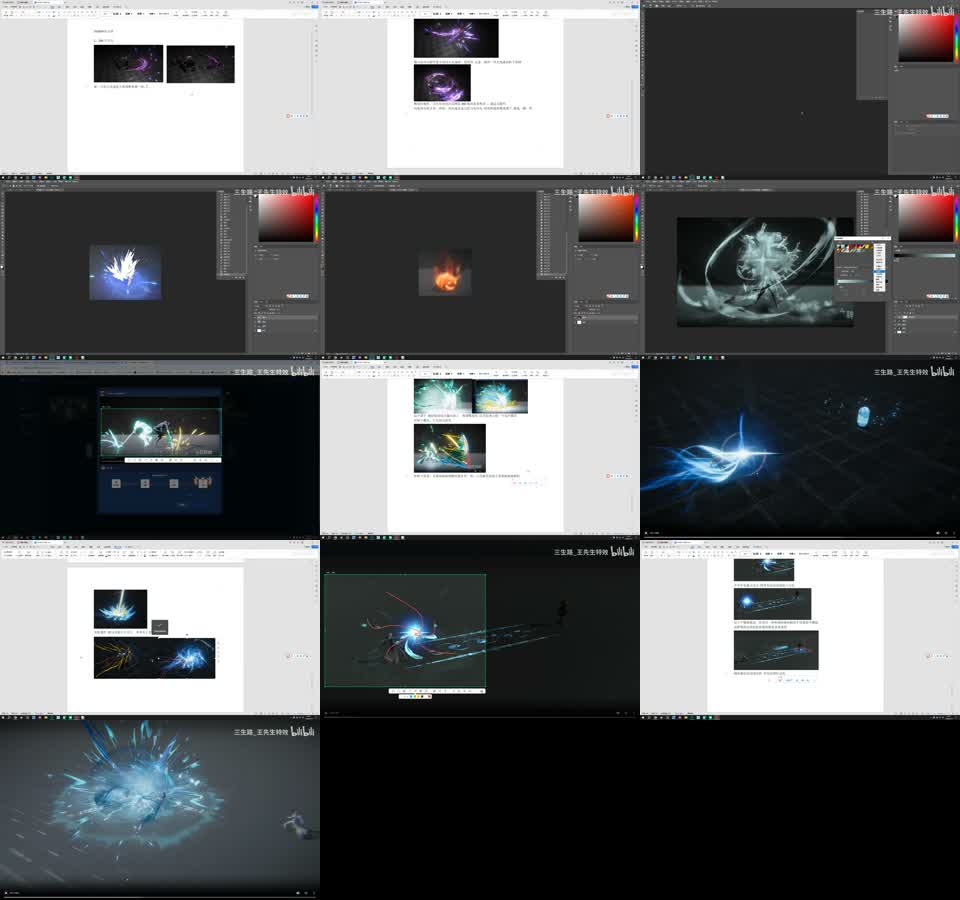
#> input picture knowledge/sources/SRC-2026-001/storyboard.jpg, 960 x 900 px
$ python -i texture_tagger.py   (imports and definitions only)
#> lines starting #> are read from the running program, lines starting #| are printed output that depends on the picture
from __future__ import annotations

import argparse
import json
import math
import re
from dataclasses import dataclass
from pathlib import Path
from typing import Any, Iterable

try:
    from PIL import Image, ImageStat
except ImportError:  # pragma: no cover - exercised only when Pillow is unavailable
    Image = None
    ImageStat = None

TEXTURE_EXTENSIONS = {".png", ".jpg", ".jpeg", ".tga", ".dds", ".tif", ".tiff", ".bmp", ".exr"}

KEYWORD_TAGS: tuple[tuple[str, tuple[str, ...]], ...] = (
    ("semantic.slash", ("slash", "blade", "knife", "knifelight", "刀光", "daoguang")),
    ("semantic.trail", ("trail", "streak", "拖尾", "轨迹")),
    ("semantic.mask", ("mask", "alpha", "遮罩")),
    ("semantic.noise", ("noise", "perlin", "voronoi", "distortion", "dissolve", "噪声", "扰动", "扭曲", "niuqu")),
    ("semantic.gradient", ("gradient", "ramp", "colorbar", "渐变")),
    ("semantic.ring", ("ring", "circle", "环", "圆")),
    ("semantic.magic_circle", ("magiccircle", "magic_circle", "magic-circle", "rune", "symbol", "法阵")),
    ("semantic.spark", ("spark", "star", "flare", "glow", "flash", "火星", "光点")),
    ("semantic.fire", ("fire", "flame", "huo", "火焰")),
    ("semantic.smoke", ("smoke", "cloud", "dust", "烟", "雾")),
    ("semantic.lightning", ("lightning", "thunder", "electric", "闪电", "雷")),
)


@dataclass(frozen=True)
class TextureTagConfig:
    resource_root: Path
    assets_jsonl: Path
    output_jsonl: Path
    query: str = ""
    limit: int | None = None
    inspect_pixels: bool = True


# [37 lines left out: functions _matches_query, _path_keyword_tags, _geometry_tags, not called in this run]


def _pixel_tags(path: Path) -> tuple[list[str], dict[str, float | int | str]]:
    if Image is None or ImageStat is None:
        return ["analysis.pillow_missing"], {"analysis_error": "Pillow is not available"}
    try:
        with Image.open(path) as image:
#> image is the input picture: PIL image 960x900 RGB; mean R, G, B 95.6, 97.8, 99.2
            image = image.convert("RGBA")
#> image: PIL image 960x900 RGBA
            width, height = image.size
#> width = 960; height = 900
            alpha = image.getchannel("A")
#> alpha: PIL image 960x900 L; every value is 255
            luminance = image.convert("L")
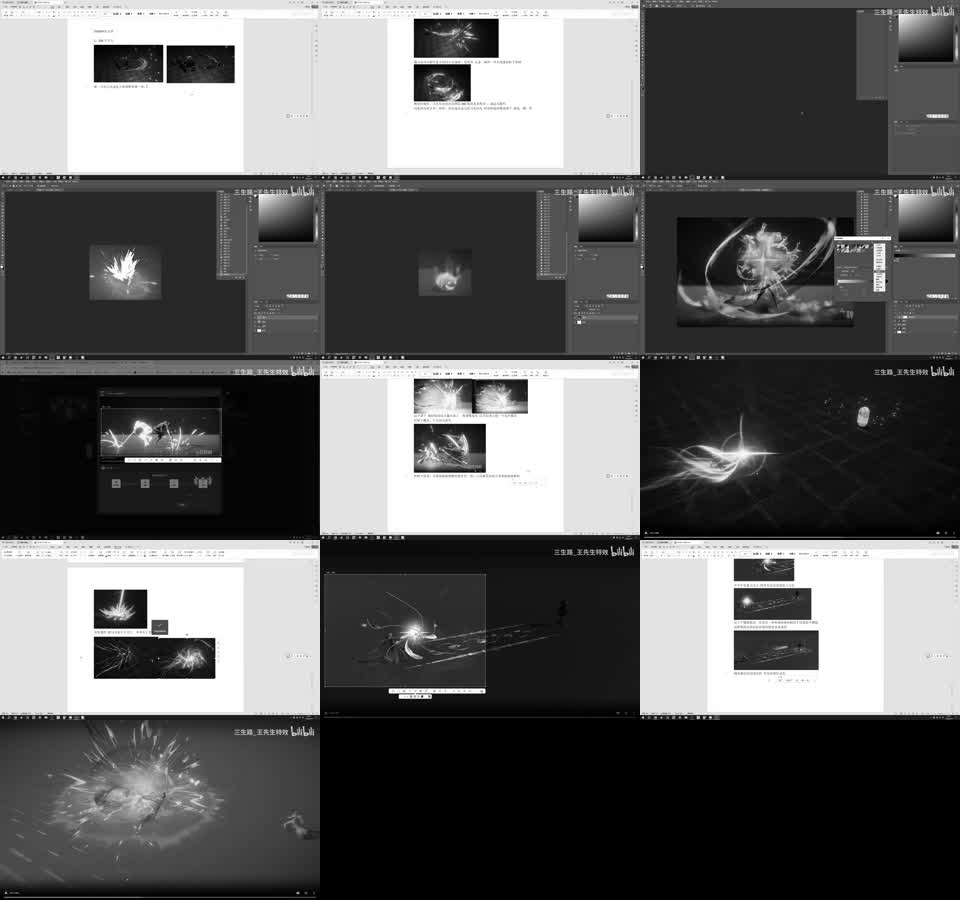
#> luminance: PIL image 960x900 L; min 0, max 255, mean 97.3
            alpha_stat = ImageStat.Stat(alpha)
            lum_stat = ImageStat.Stat(luminance)
            alpha_mean = alpha_stat.mean[0] / 255.0
#> alpha_mean = 1
            alpha_std = alpha_stat.stddev[0] / 255.0
#> alpha_std = 0
            lum_mean = lum_stat.mean[0] / 255.0
#> lum_mean = 0.382
            lum_std = lum_stat.stddev[0] / 255.0
#> lum_std = 0.376
            alpha_hist = alpha.histogram()
#> alpha_hist = 256 values from 0 to 864000
            transparent_ratio = sum(alpha_hist[:16]) / (width * height)
#> transparent_ratio = 0
            opaque_ratio = sum(alpha_hist[240:]) / (width * height)
#> opaque_ratio = 1
            bright_hist = luminance.histogram()
#> bright_hist = 256 values, max 117021 at index 0, min 223 at index 175, mean 3375
            bright_ratio = sum(bright_hist[220:]) / (width * height)
#> bright_ratio = 0.278
            dark_ratio = sum(bright_hist[:32]) / (width * height)
#> dark_ratio = 0.328
            metrics: dict[str, float | int | str] = {
                "width": width,
                "height": height,
                "alpha_mean": round(alpha_mean, 4),
                "alpha_std": round(alpha_std, 4),
                "transparent_ratio": round(transparent_ratio, 4),
                "opaque_ratio": round(opaque_ratio, 4),
                "luminance_mean": round(lum_mean, 4),
                "luminance_std": round(lum_std, 4),
                "bright_ratio": round(bright_ratio, 4),
                "dark_ratio": round(dark_ratio, 4),
            }
            tags: list[str] = []
            if transparent_ratio > 0.35:
                tags.append("alpha.sparse")
            elif opaque_ratio > 0.85:
                tags.append("alpha.opaque")
            else:
                tags.append("alpha.mixed")
            if alpha_std > 0.20:
                tags.append("alpha.structured")
            if transparent_ratio > 0.20 and alpha_std > 0.12:
                tags.append("alpha.gradient")
            if alpha_std > 0.25 and transparent_ratio > 0.20:
                tags.append("alpha.cutout")
            if lum_std > 0.22:
                tags.append("luma.high_contrast")
            elif lum_std < 0.08:
                tags.append("luma.low_contrast")
            if lum_std < 0.045:
                tags.append("luma.flat")
            if bright_ratio > 0.08:
                tags.append("luma.bright_core")
            if bright_ratio > 0.18:
                tags.append("luma.overbright_risk")
            if dark_ratio > 0.55:
                tags.append("luma.dark_background")
            return tags, metrics
    except Exception as error:  # pragma: no cover - depends on local image codecs
        return ["analysis.error"], {"analysis_error": f"{type(error).__name__}: {error}"}


# [101 lines left out: functions _slot_and_role_tags, tag_texture_record, iter_asset_records, build_texture_tags, parse_args, main, not called in this run]


# [2 lines not run here, left out]

>>> result = _pixel_tags('../../../knowledge/sources/SRC-2026-001/storyboard.jpg')
